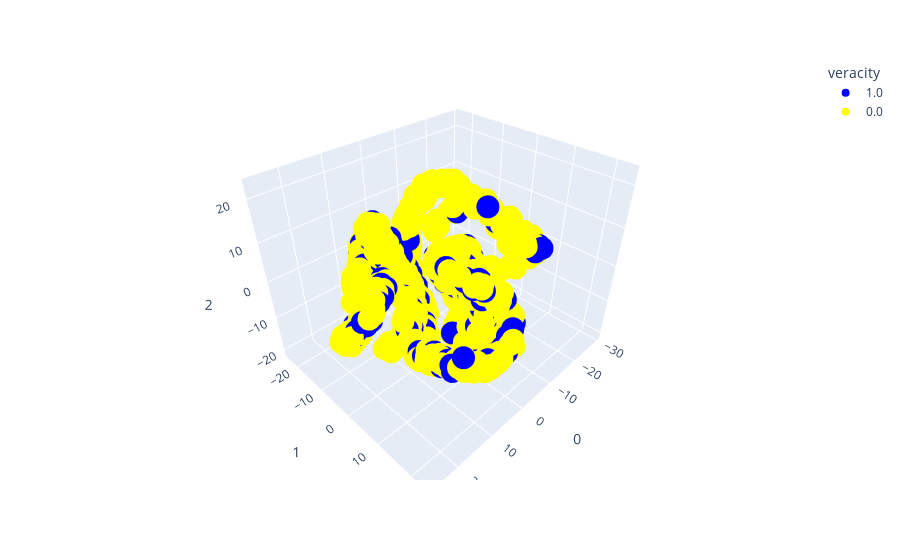

The cell this chart's notebook holds for it:
### Code cell
from sklearn.manifold import TSNE
import plotly.express as px

tsne = TSNE(n_components=3, random_state=0)
projections = tsne.fit_transform(filtered_df.iloc[:, 3:len(list(filtered_df.columns))-1], )

fig = px.scatter_3d(
    projections, x=0, y=1, z=2,
    color=filtered_df.iloc[:, len(list(filtered_df.columns))-1].astype(str), labels={'color': 'veracity'},
    color_discrete_sequence=['blue', 'yellow']
)
fig.update_traces(marker_size=8)
# fig.show()

### Figure 1 — Plotly figure (JSON) as saved in the notebook; plotly's stock layout.template omitted (floating-point values rounded to 4 significant figures; data arrays with more than 128 entries replaced by an {"elided": "..."} marker saying what was removed)
{"data": [{"hovertemplate": "veracity=1.0<br>0=%{x}<br>1=%{y}<br>2=%{z}<extra></extra>", "legendgroup": "1.0", "marker": {"color": "blue", "size": 8, "symbol": "circle"}, "mode": "markers", "name": "1.0", "scene": "scene", "showlegend": true, "type": "scatter3d", "x": {"elided": "307 float values"}, "y": {"elided": "307 float values"}, "z": {"elided": "307 float values"}}, {"hovertemplate": "veracity=0.0<br>0=%{x}<br>1=%{y}<br>2=%{z}<extra></extra>", "legendgroup": "0.0", "marker": {"color": "yellow", "size": 8, "symbol": "circle"}, "mode": "markers", "name": "0.0", "scene": "scene", "showlegend": true, "type": "scatter3d", "x": {"elided": "1105 float values"}, "y": {"elided": "1105 float values"}, "z": {"elided": "1105 float values"}}], "layout": {"legend": {"title": {"text": "veracity"}, "tracegroupgap": 0}, "margin": {"t": 60}, "scene": {"domain": {"x": [0, 1], "y": [0, 1]}, "xaxis": {"title": {"text": "0"}}, "yaxis": {"title": {"text": "1"}}, "zaxis": {"title": {"text": "2"}}}}}
